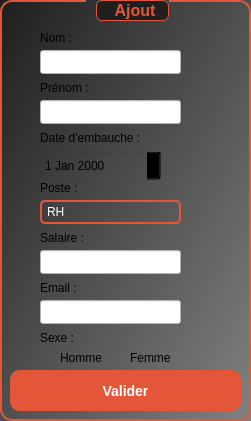
       <widget class="QGroupBox" name="groupBox">
        <property name="geometry">
         <rect>
          <x>10</x>
          <y>0</y>
          <width>251</width>
          <height>421</height>
         </rect>
        </property>
        <property name="styleSheet">
         <string notr="true">QGroupBox {
    border: 2px solid #E45638;  /* Border color */
    border-radius: 12px;         /* Rounded corners */
    padding: 20px;               /* Padding inside the box */
    background: qlineargradient(x1: 0, y1: 0, x2: 1, y2: 1, stop: 0 #1f1f1f, stop: 1 #808080);  /* Gradient background */
    font-size: 16px;             /* Font size for the text */
    font-weight: bold;           /* Font weight */
    color: #ffffff;              /* Text color */
    box-shadow: 0 4px 10px rgba(0, 0, 0, 0.3);  /* Shadow effect */
    transition: all 0.5s ease-in-out;   /* Smooth transition for all properties */
    transform-origin: center;   /* Set the origin for transformation */
}

QGroupBox:hover {
    border: 2px solid #D14829;   /* Change border color on hover */
    background: qlineargradient(x1: 0, y1: 0, x2: 1, y2: 1, stop: 0 #D14829, stop: 1 #808080);  /* Change gradient on hover */
    box-shadow: 0 6px 20px rgba(0, 0, 0, 0.5);  /* Increase shadow on hover */
    transform: scale(1.05) rotate(5deg);  /* Slight scale and rotation animation */
    filter: brightness(1.1); /* Slightly brighten the background */
}

QGroupBox:pressed {
    background: qlineargradient(x1: 0, y1: 0, x2: 1, y2: 1, stop: 0 #B23A24, stop: 1 #808080);  /* Change background when pressed */
    box-shadow: 0 4px 10px rgba(0, 0, 0, 0.3);  /* Return to normal shadow */
    transform: scale(0.95);  /* Slight shrinking effect on press */
}

QGroupBox::title {
    subcontrol-origin: margin;
    subcontrol-position: top center;
    font-size: 18px;             /* Title font size */
    color: #E45638;              /* Title text color */
    margin-left: 10px;           /* Slight margin to the left */
    padding: 0 10px;             /* Padding around the title */
    background: #1f1f1f;         /* Background for the title */
    border-radius: 6px;          /* Rounded title background */
    border: 1px solid #E45638;   /* Border color for the title */
    padding-left: 15px;          /* Padding for title text */
    transition: background-color 0.3s ease, border 0.3s ease, color 0.3s ease; /* Smooth transition for title */
}

QGroupBox::title:hover {
    background: #D14829;         /* Title background change on hover */
    border: 1px solid #D14829;    /* Title border color on hover */
    color: white;                /* Title text color on hover */
    transform: translateY(-5px); /* Title moves up a bit on hover */
}

QGroupBox::title:pressed {
    background: #B23A24;         /* Title background change on press */
    border: 1px solid #B23A24;    /* Title border color on press */
    color: white;                /* Title text color on press */
    transform: translateY(5px);  /* Title moves down a bit on press */
}

QGroupBox:hover {
    border: 2px solid #D14829;   /* Hover border color */
    box-shadow: 0 0 15px #D14829; /* Glowing shadow effect */
    transform: scale(1.05) rotate(5deg);  /* Scaling and rotating on hover */
    filter: brightness(1.1); /* Slightly brighten */
}</string>
        </property>
        <property name="title">
         <string>Ajout</string>
        </property>
        <widget class="QLineEdit" name="Nom">
         <property name="geometry">
          <rect>
           <x>40</x>
           <y>50</y>
           <width>141</width>
           <height>24</height>
          </rect>
         </property>
         <property name="styleSheet">
          <string notr="true">background-color: rgb(255, 255, 255);</string>
         </property>
         <property name="text">
          <string/>
         </property>
        </widget>
        <widget class="QLabel" name="label_8">
         <property name="geometry">
          <rect>
           <x>40</x>
           <y>30</y>
           <width>49</width>
           <height>16</height>
          </rect>
         </property>
         <property name="styleSheet">
          <string notr="true">background-color: transparent;
font: 700 9pt &quot;Microsoft YaHei UI&quot;;</string>
         </property>
         <property name="text">
          <string>Nom :</string>
         </property>
        </widget>
        <widget class="QLabel" name="label_10">
         <property name="geometry">
          <rect>
           <x>40</x>
           <y>80</y>
           <width>61</width>
           <height>16</height>
          </rect>
         </property>
         <property name="styleSheet">
          <string notr="true">background-color: transparent;
font: 700 9pt &quot;Microsoft YaHei UI&quot;;</string>
         </property>
         <property name="text">
          <string>Prénom :</string>
         </property>
        </widget>
        <widget class="QLabel" name="label_11">
         <property name="geometry">
          <rect>
           <x>40</x>
           <y>180</y>
           <width>51</width>
           <height>16</height>
          </rect>
         </property>
         <property name="styleSheet">
          <string notr="true">background-color: transparent;
font: 700 9pt &quot;Microsoft YaHei UI&quot;;</string>
         </property>
         <property name="text">
          <string>Poste :</string>
         </property>
        </widget>
        <widget class="QLabel" name="label_12">
         <property name="geometry">
          <rect>
           <x>40</x>
           <y>230</y>
           <width>49</width>
           <height>16</height>
          </rect>
         </property>
         <property name="styleSheet">
          <string notr="true">background-color: transparent;
font: 700 9pt &quot;Microsoft YaHei UI&quot;;</string>
         </property>
         <property name="text">
          <string>Salaire :</string>
         </property>
        </widget>
        <widget class="QDateEdit" name="date_emb">
         <property name="geometry">
          <rect>
           <x>40</x>
           <y>150</y>
           <width>121</width>
           <height>31</height>
          </rect>
         </property>
         <property name="styleSheet">
          <string notr="true">background-color: transparent;</string>
         </property>
        </widget>
        <widget class="QLabel" name="label_13">
         <property name="geometry">
          <rect>
           <x>40</x>
           <y>130</y>
           <width>121</width>
           <height>16</height>
          </rect>
         </property>
         <property name="styleSheet">
          <string notr="true">background-color: transparent;
font: 700 9pt &quot;Microsoft YaHei UI&quot;;</string>
         </property>
         <property name="text">
          <string>Date d'embauche :</string>
         </property>
        </widget>
        <widget class="QLabel" name="label_14">
         <property name="geometry">
          <rect>
           <x>40</x>
           <y>280</y>
           <width>49</width>
           <height>16</height>
          </rect>
         </property>
         <property name="styleSheet">
          <string notr="true">background-color: transparent;
font: 700 9pt &quot;Microsoft YaHei UI&quot;;</string>
         </property>
         <property name="text">
          <string>Email :</string>
         </property>
        </widget>
        <widget class="QPushButton" name="Valider">
         <property name="geometry">
          <rect>
           <x>10</x>
           <y>370</y>
           <width>231</width>
           <height>41</height>
          </rect>
         </property>
         <property name="styleSheet">
          <string notr="true">QPushButton {
    background-color: #E45638;        /* Button background color */
    color: white;                     /* Text color */
    border: 2px solid #E45638;        /* Border color */
    border-radius: 10px;              /* Rounded corners */
    padding: 12px 24px;               /* Padding for the button */
    font-size: 14px;                  /* Smaller font size */
    font-weight: bold;                /* Font weight */
    text-align: center;               /* Text alignment */
    transition: all 0.3s ease-in-out;  /* Smooth transition for all properties */
    box-shadow: 0 4px 12px rgba(0, 0, 0, 0.2);  /* Initial shadow */
}

QPushButton:hover {
    background-color: #D14829;        /* Background color when hovered */
    border: 2px solid #D14829;        /* Border color when hovered */
    color: white;                     /* Text color when hovered */
    cursor: pointer;                 /* Cursor becomes pointer */
    transform: scale(1.1);            /* Slightly scale the button */
    box-shadow: 0 6px 20px rgba(0, 0, 0, 0.3);  /* Increase shadow on hover */
    filter: brightness(1.2);          /* Brighten the button */
}

QPushButton:pressed {
    background-color: #B23A24;        /* Background color when pressed */
    border: 2px solid #B23A24;        /* Border color when pressed */
    color: white;                     /* Text color when pressed */
    transform: scale(0.95);           /* Slight shrinking effect */
    box-shadow: 0 4px 8px rgba(0, 0, 0, 0.15);  /* Decrease shadow on press */
}

QPushButton:disabled {
    background-color: #e0e0e0;        /* Background color when disabled */
    color: #b0b0b0;                   /* Text color when disabled */
    border: 2px solid #e0e0e0;        /* Border color when disabled */
    cursor: not-allowed;              /* Cursor when disabled */
    box-shadow: none;                 /* No shadow when disabled */
}

QPushButton::icon {
    padding-left: 8px;                /* Icon padding */
    padding-right: 8px;               /* Icon padding */
}

QPushButton::hover {
    background-color: #D14829;        /* Background color on hover */
    color: white;                     /* Text color on hover */
    border: 2px solid #D14829;        /* Border color on hover */
    transform: scale(1.1);            /* Scaling on hover */
    box-shadow: 0 6px 20px rgba(0, 0, 0, 0.3);  /* Glowing effect on hover */
}
</string>
         </property>
         <property name="text">
          <string>Valider</string>
         </property>
        </widget>
        <widget class="QLabel" name="label_16">
         <property name="geometry">
          <rect>
           <x>40</x>
           <y>330</y>
           <width>49</width>
           <height>16</height>
          </rect>
         </property>
         <property name="styleSheet">
          <string notr="true">background-color: transparent;
font: 700 9pt &quot;Microsoft YaHei UI&quot;;</string>
         </property>
         <property name="text">
          <string>Sexe :</string>
         </property>
        </widget>
        <widget class="QRadioButton" name="homme">
         <property name="geometry">
          <rect>
           <x>40</x>
           <y>350</y>
           <width>91</width>
           <height>16</height>
          </rect>
         </property>
         <property name="styleSheet">
          <string notr="true">background-color: transparent;</string>
         </property>
         <property name="text">
          <string>Homme</string>
         </property>
        </widget>
        <widget class="QRadioButton" name="femme">
         <property name="geometry">
          <rect>
           <x>110</x>
           <y>350</y>
           <width>91</width>
           <height>16</height>
          </rect>
         </property>
         <property name="styleSheet">
          <string notr="true">background-color: transparent;</string>
         </property>
         <property name="text">
          <string>Femme</string>
         </property>
        </widget>
        <widget class="QLineEdit" name="Prenom">
         <property name="geometry">
          <rect>
           <x>40</x>
           <y>100</y>
           <width>141</width>
           <height>24</height>
          </rect>
         </property>
         <property name="styleSheet">
          <string notr="true">background-color: rgb(255, 255, 255);</string>
         </property>
         <property name="text">
          <string/>
         </property>
        </widget>
        <widget class="QLineEdit" name="Salaire">
         <property name="geometry">
          <rect>
           <x>40</x>
           <y>250</y>
           <width>141</width>
           <height>24</height>
          </rect>
         </property>
         <property name="styleSheet">
          <string notr="true">background-color: rgb(255, 255, 255);</string>
         </property>
         <property name="text">
          <string/>
         </property>
        </widget>
        <widget class="QLineEdit" name="Email">
         <property name="geometry">
          <rect>
           <x>40</x>
           <y>300</y>
           <width>141</width>
           <height>24</height>
          </rect>
         </property>
         <property name="styleSheet">
          <string notr="true">background-color: rgb(255, 255, 255);</string>
         </property>
         <property name="text">
          <string/>
         </property>
        </widget>
        <widget class="QComboBox" name="Poste">
         <property name="geometry">
          <rect>
           <x>40</x>
           <y>200</y>
           <width>141</width>
           <height>24</height>
          </rect>
         </property>
         <property name="styleSheet">
          <string notr="true">QComboBox {
    color: rgb(255, 255, 255);
    background-color: transparent;
    border: 2px solid #E45638;
    border-radius: 5px;
    padding: 5px;
    selection-background-color: #E45638;
}

/* Dropdown button */
QComboBox::drop-down {
    border: none;
    width: 20px;
    background: transparent;
}

/* Arrow inside the dropdown button (uses default Qt arrow) */
QComboBox::down-arrow {
    width: 10px;
    height: 10px;
}

/* Hover effect */
QComboBox:hover {
    border-color: #FF6A4D; /* Lighter shade on hover */
}

/* When focused (clicked) */
QComboBox:focus {
    border-color: #FF3C1F;
}

/* The dropdown menu */
QComboBox QAbstractItemView {
    background-color: #1E1E1E; /* Dark background */
    border: 1px solid #E45638;
    selection-background-color: #E45638;
    color: rgb(255, 255, 255);
    outline: none;
}
</string>
         </property>
         <item>
          <property name="text">
           <string>RH</string>
          </property>
         </item>
         <item>
          <property name="text">
           <string>Admin</string>
          </property>
         </item>
         <item>
          <property name="text">
           <string>Staff</string>
          </property>
         </item>
        </widget>
       </widget>
